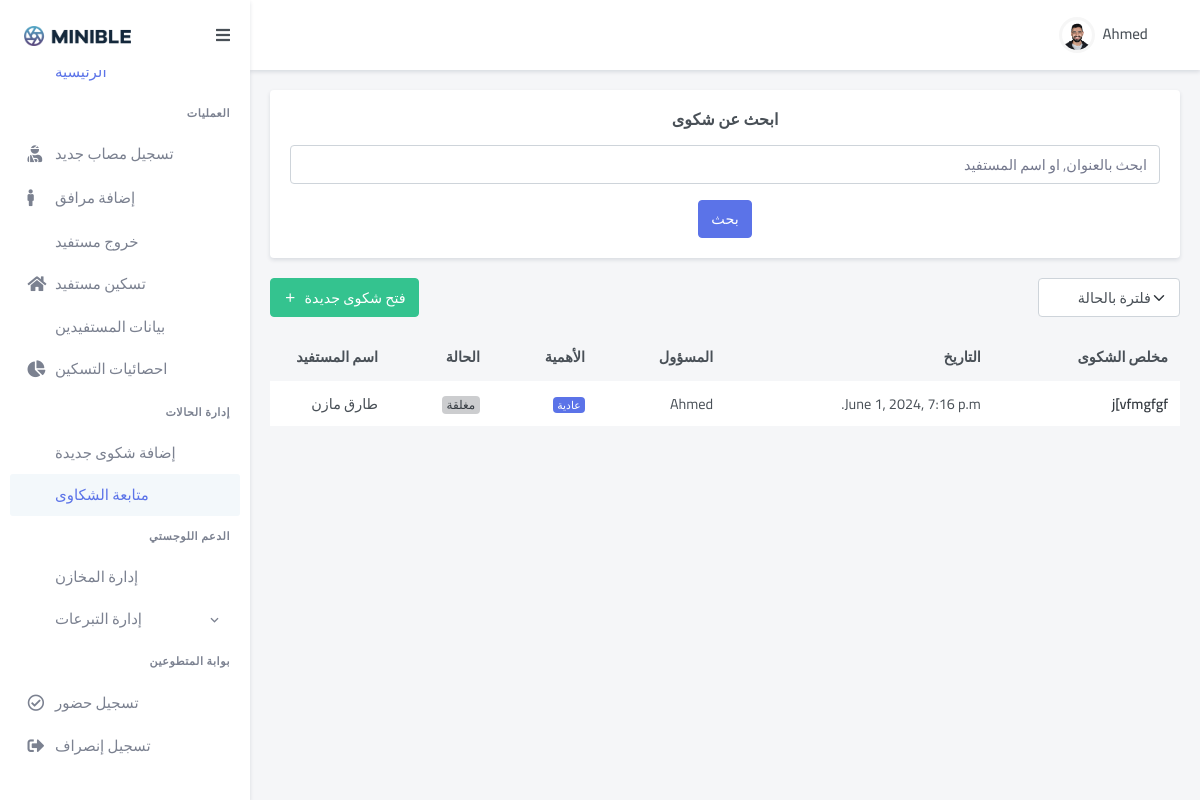
Before: /case_management/cases (signed in) with the older database file.
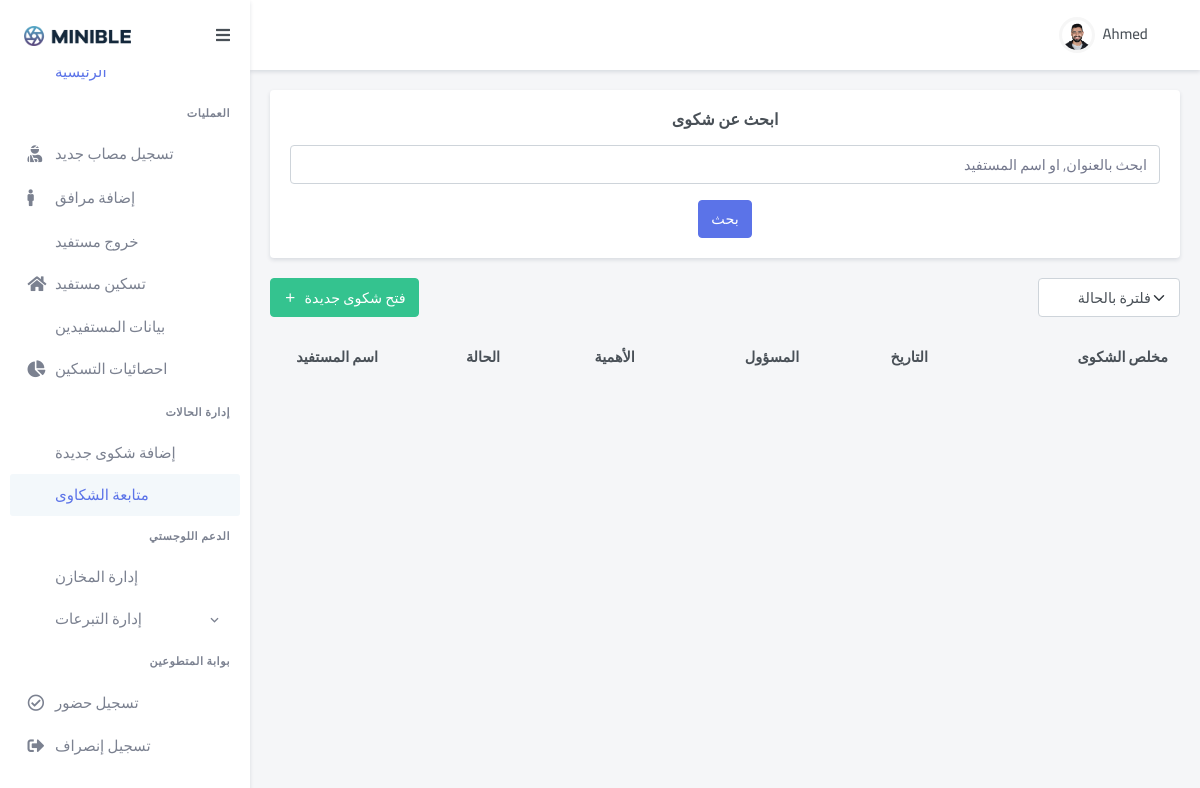
After: the same page with the newer database file.
### case_management/models.py (models this page shows, shortened)
class Tickets(models.Model):
    title = models.CharField(max_length = 32)
    belongsTo = models.ForeignKey(Person, on_delete=models.CASCADE, related_name="PersonTickets")
    status = models.CharField(max_length = 32)
    is_urgent = models.BooleanField(default=False)
    date = models.DateTimeField(auto_now_add=True, blank=True)
    content = models.TextField()
    ticketScannedDocs = models.FileField(upload_to="Tickets", blank=True)
    author = models.ForeignKey(User, on_delete=models.CASCADE, related_name="authorTickets")
    caseResponsible = models.ForeignKey(User, on_delete=models.CASCADE, related_name="responsible")

### GazaResponse/models.py (models this page shows)
class Person(models.Model):
    name = models.CharField(max_length = 64)
    profile_pic = models.ImageField(upload_to="ProfilePics", blank = True)
    birthday = models.DateField()
    theType = models.CharField(max_length = 64)
    gender = models.CharField(max_length = 64, default = 'ذكر')
    idNumber = models.CharField(max_length = 64)
    code = models.CharField(max_length = 64, blank=True)
    status = models.CharField(max_length = 64)
    phoneNumber = models.CharField(max_length = 64, blank=True)
    isDisabled  = models.BooleanField(default = False)
    hasCancer = models.BooleanField(default = False)
    personGroup = models.ForeignKey(Group, on_delete=models.CASCADE, related_name="relatives")
    pHospital = models.ForeignKey(Hospital, on_delete = models.CASCADE)
    diagnosis = models.TextField(blank = True)
    accommodation  = models.ForeignKey(Apartment, on_delete = models.CASCADE, related_name="residents")
    scannedDocs = models.FileField(upload_to="IDs", blank=True)
    def __str__(self):
        return f'{self.name}'

### case_management/views.py (the view)
# urls.py: path("cases", views.retrieveAllPosts, name="cases"),
@login_required(login_url="/auth")
def retrieveAllPosts(request):
    return render(request, "cases/all_posts.html", {
        "persons": Person.objects.all(),
        "tickets": Tickets.objects.all(),
        "users": User.objects.all()
    })

### case_management/templates/cases/all_posts.html (shortened to what the changed rows need)
{% extends "gaza/layout.html" %}
{% load static %}
{% block body %}
<div  class="main-content">
    <div class="page-content">
        <div class="container-fluid">
            <div class="row">
                <div class="col-lg-12">
                 <div dir="rtl" class="table-responsive mb-4">
                  <table class="table table-centered datatable dt-responsive nowrap table-card-list" style="border-collapse: collapse; border-spacing: 0 12px; width: 100%;">
                   <thead>
                    <tr class="bg-transparent">
                     <th>
                      مخلص الشكوى
                     </th>
                     <th>
                      التاريخ
                     </th>
                     <th>
                      المسؤول
                     </th>
                     <th>
                      الأهمية
                     </th>
                     <th>
                      الحالة
                     </th>
                     <th style="width: 120px;">
                      اسم المستفيد
                     </th>
                    </tr>
                   </thead>
                   <tbody class="table-striped">
                    {% for ticket in tickets %}
                    <tr>
                     <td>
                      <a class="text-dark fw-bold" href="{% url 'case_management:ticket_detail' ticket.id %}">
                       {{ticket.title}}
                      </a>
                     </td>
                     <td>
                      {{ticket.date}}
                     </td>
                     <td>
                      {{ticket.caseResponsible.first_name}}
                     </td>
                     <td>
                        {% if ticket.is_urgent %}
                        <span class="badge bg-danger">
                            عاجلة
                           </span>
                         {% else %}
                         <span class="badge bg-primary">
                            عادية
                           </span>
                         {% endif %}
                     </td>
                     <td>
                        {% if ticket.status == 'New' %}
                      <div class="badge bg-pill bg-soft-success font-size-12">
                       جديدة
                      </div>
                      {% elif ticket.status == 'Ongoing' %}
                      <div class="badge bg-pill bg-soft-warning font-size-12">
                        جارية
                       </div>
                       {% else %}
                       <div class="badge bg-pill bg-soft-dark font-size-12">
                        مغلقة
                       </div>
                      {% endif %}
                     </td>
                     <td>
                        {{ticket.belongsTo}}
                       </td>
                    </tr>
                    {% endfor %}
                   </tbody>
                  </table>
                 </div>
                </div>
               </div>
        </div>
    </div>
</div>
{% endblock %}

Changed rows visible on the page:
removed Tickets: title "j[vfmgfgf", date "June 1, 2024, 7:16 p.m.", caseResponsible.first_name "Ahmed", is_urgent "عادية", status "مغلقة", belongsTo "طارق مازن"
